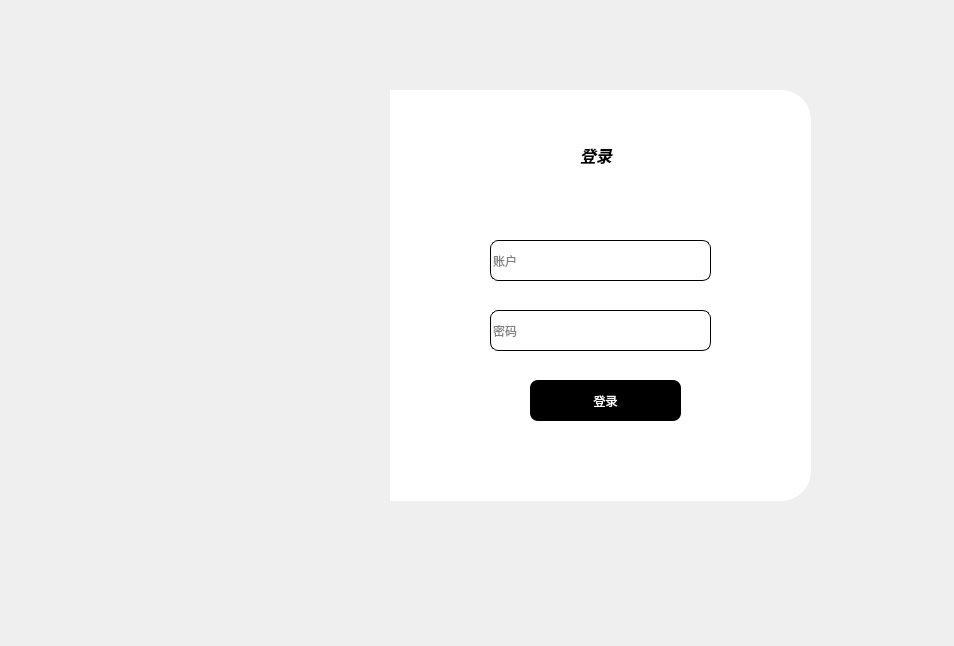
<?xml version="1.0" encoding="UTF-8"?>
<ui version="4.0">
 <class>MainWindow</class>
 <widget class="QMainWindow" name="MainWindow">
  <property name="geometry">
   <rect>
    <x>0</x>
    <y>0</y>
    <width>954</width>
    <height>646</height>
   </rect>
  </property>
  <property name="windowTitle">
   <string>MainWindow</string>
  </property>
  <widget class="QWidget" name="centralwidget">
   <widget class="QLabel" name="label">
    <property name="geometry">
     <rect>
      <x>60</x>
      <y>90</y>
      <width>331</width>
      <height>411</height>
     </rect>
    </property>
    <property name="styleSheet">
     <string notr="true">border-image: url(:/images/something/images/98f4f1b8ada35c265bbe78440d00b00.jpg);
border-top-left-radius:30px;
border-bottom-left-radius:30px;</string>
    </property>
    <property name="text">
     <string/>
    </property>
   </widget>
   <widget class="QLabel" name="label_2">
    <property name="geometry">
     <rect>
      <x>390</x>
      <y>90</y>
      <width>421</width>
      <height>411</height>
     </rect>
    </property>
    <property name="styleSheet">
     <string notr="true">background-color: rgb(255, 255, 255);
border-top-right-radius:30px;
border-bottom-right-radius:30px;</string>
    </property>
    <property name="text">
     <string/>
    </property>
   </widget>
   <widget class="QLabel" name="label_3">
    <property name="geometry">
     <rect>
      <x>580</x>
      <y>140</y>
      <width>81</width>
      <height>31</height>
     </rect>
    </property>
    <property name="text">
     <string>&lt;html&gt;&lt;head/&gt;&lt;body&gt;&lt;p&gt;&lt;span style=&quot; font-size:12pt; font-weight:600; font-style:italic;&quot;&gt;登录&lt;/span&gt;&lt;/p&gt;&lt;/body&gt;&lt;/html&gt;</string>
    </property>
    <property name="textFormat">
     <enum>Qt::MarkdownText</enum>
    </property>
   </widget>
   <widget class="QWidget" name="widget" native="true">
    <property name="geometry">
     <rect>
      <x>440</x>
      <y>200</y>
      <width>331</width>
      <height>241</height>
     </rect>
    </property>
    <widget class="QLineEdit" name="lineEdit">
     <property name="geometry">
      <rect>
       <x>50</x>
       <y>40</y>
       <width>221</width>
       <height>41</height>
      </rect>
     </property>
     <property name="styleSheet">
      <string notr="true">border:1px solid rgb(0,0,0);
border-radius:8px;</string>
     </property>
     <property name="placeholderText">
      <string>账户</string>
     </property>
    </widget>
    <widget class="QLineEdit" name="lineEdit_2">
     <property name="geometry">
      <rect>
       <x>50</x>
       <y>110</y>
       <width>221</width>
       <height>41</height>
      </rect>
     </property>
     <property name="styleSheet">
      <string notr="true">border:1px solid rgb(0,0,0);
border-radius:8px;</string>
     </property>
     <property name="placeholderText">
      <string>密码</string>
     </property>
    </widget>
    <widget class="QPushButton" name="pushButton">
     <property name="geometry">
      <rect>
       <x>90</x>
       <y>180</y>
       <width>151</width>
       <height>41</height>
      </rect>
     </property>
     <property name="styleSheet">
      <string notr="true">#pushButton{
	background-color:rgb(0,0,0);
    color:rgb(255,255,255);
    border-radius:8px;
}
#pushButton:hover{
	background-color:rgb(255,255,255);
    color:rgb(0,0,0);
}
</string>
     </property>
     <property name="text">
      <string>登录</string>
     </property>
    </widget>
   </widget>
  </widget>
 </widget>
 <resources>
  <include location="resourse.qrc"/>
 </resources>
 <connections/>
</ui>
